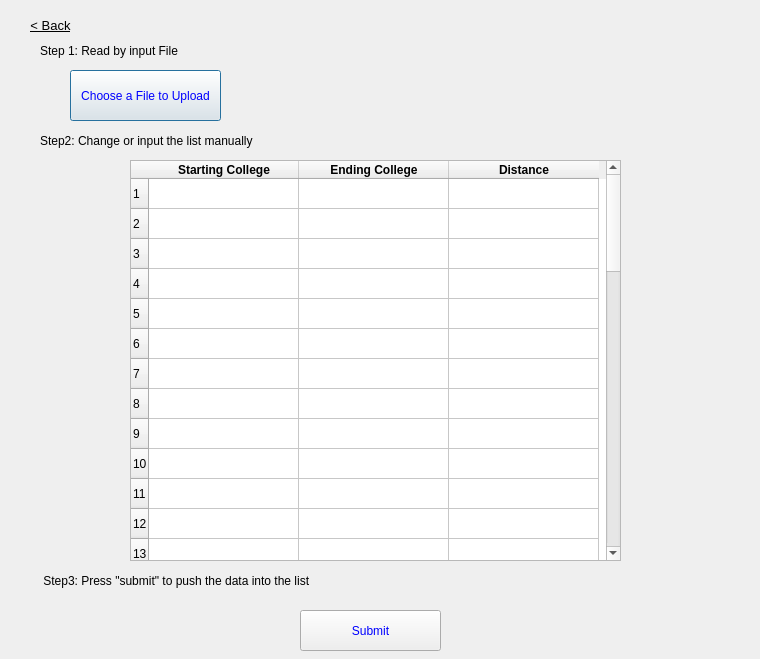
<?xml version="1.0" encoding="UTF-8"?>
<ui version="4.0">
 <class>InputCollege</class>
 <widget class="QDialog" name="InputCollege">
  <property name="geometry">
   <rect>
    <x>0</x>
    <y>0</y>
    <width>760</width>
    <height>659</height>
   </rect>
  </property>
  <property name="windowTitle">
   <string>Dialog</string>
  </property>
  <widget class="QLabel" name="label_3">
   <property name="geometry">
    <rect>
     <x>40</x>
     <y>570</y>
     <width>291</width>
     <height>21</height>
    </rect>
   </property>
   <property name="styleSheet">
    <string notr="true">font: 700 9pt &quot;Segoe UI&quot;;</string>
   </property>
   <property name="text">
    <string> Step3: Press &quot;submit&quot; to push the data into the list</string>
   </property>
  </widget>
  <widget class="QLabel" name="label_2">
   <property name="geometry">
    <rect>
     <x>40</x>
     <y>130</y>
     <width>241</width>
     <height>21</height>
    </rect>
   </property>
   <property name="styleSheet">
    <string notr="true">font: 700 9pt &quot;Segoe UI&quot;;</string>
   </property>
   <property name="text">
    <string>Step2: Change or input the list manually</string>
   </property>
  </widget>
  <widget class="QPushButton" name="InputFile">
   <property name="geometry">
    <rect>
     <x>70</x>
     <y>70</y>
     <width>151</width>
     <height>51</height>
    </rect>
   </property>
   <property name="styleSheet">
    <string notr="true">color: rgb(0, 0, 255);</string>
   </property>
   <property name="text">
    <string>Choose a File to Upload</string>
   </property>
  </widget>
  <widget class="QTableWidget" name="tableWidget">
   <property name="geometry">
    <rect>
     <x>130</x>
     <y>160</y>
     <width>491</width>
     <height>401</height>
    </rect>
   </property>
   <property name="rowCount">
    <number>46</number>
   </property>
   <attribute name="horizontalHeaderDefaultSectionSize">
    <number>150</number>
   </attribute>
   <row/>
   <row/>
   <row/>
   <row/>
   <row/>
   <row/>
   <row/>
   <row/>
   <row/>
   <row/>
   <row/>
   <row/>
   <row/>
   <row/>
   <row/>
   <row/>
   <row/>
   <row/>
   <row/>
   <row/>
   <row/>
   <row/>
   <row/>
   <row/>
   <row/>
   <row/>
   <row/>
   <row/>
   <row/>
   <row/>
   <row/>
   <row/>
   <row/>
   <row/>
   <row/>
   <row/>
   <row/>
   <row/>
   <row/>
   <row/>
   <row/>
   <row/>
   <row/>
   <row/>
   <row/>
   <row/>
   <column>
    <property name="text">
     <string>Starting College</string>
    </property>
    <property name="font">
     <font>
      <pointsize>9</pointsize>
      <weight>75</weight>
      <bold>true</bold>
     </font>
    </property>
   </column>
   <column>
    <property name="text">
     <string>Ending College</string>
    </property>
    <property name="font">
     <font>
      <weight>75</weight>
      <bold>true</bold>
     </font>
    </property>
   </column>
   <column>
    <property name="text">
     <string>Distance</string>
    </property>
    <property name="font">
     <font>
      <weight>75</weight>
      <bold>true</bold>
     </font>
    </property>
   </column>
   <item row="0" column="0">
    <property name="text">
     <string/>
    </property>
   </item>
  </widget>
  <widget class="QLabel" name="label">
   <property name="geometry">
    <rect>
     <x>40</x>
     <y>40</y>
     <width>181</width>
     <height>21</height>
    </rect>
   </property>
   <property name="styleSheet">
    <string notr="true">font: 700 9pt &quot;Segoe UI&quot;;</string>
   </property>
   <property name="text">
    <string>Step 1: Read by input File</string>
   </property>
  </widget>
  <widget class="QPushButton" name="submitButton">
   <property name="geometry">
    <rect>
     <x>300</x>
     <y>610</y>
     <width>141</width>
     <height>41</height>
    </rect>
   </property>
   <property name="styleSheet">
    <string notr="true">color: rgb(0, 0, 255);</string>
   </property>
   <property name="text">
    <string>Submit</string>
   </property>
  </widget>
  <widget class="QToolButton" name="goback">
   <property name="geometry">
    <rect>
     <x>10</x>
     <y>10</y>
     <width>81</width>
     <height>31</height>
    </rect>
   </property>
   <property name="font">
    <font>
     <family>Segoe UI</family>
     <pointsize>10</pointsize>
     <weight>50</weight>
     <italic>false</italic>
     <bold>false</bold>
     <underline>true</underline>
    </font>
   </property>
   <property name="styleSheet">
    <string notr="true">font: 10pt &quot;Segoe UI&quot;;
text-decoration: underline;
color: rgb(0, 0, 0);
border: none;
</string>
   </property>
   <property name="text">
    <string>&lt; Back</string>
   </property>
  </widget>
 </widget>
 <resources/>
 <connections/>
</ui>
